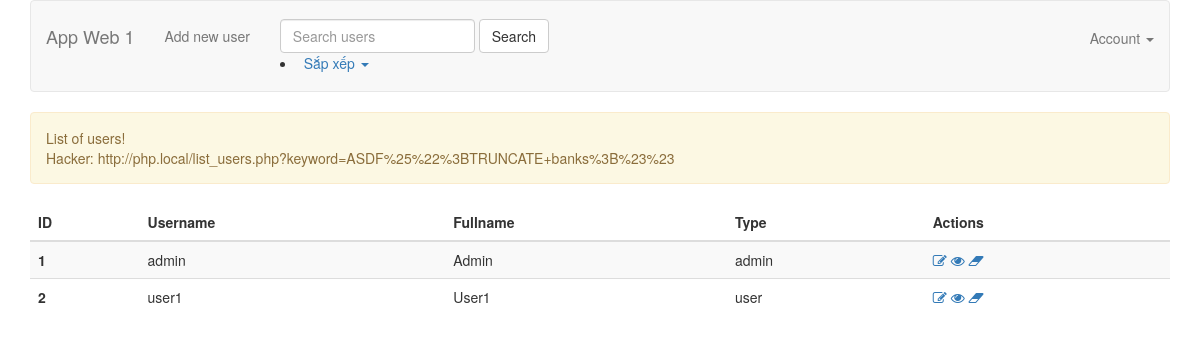
The app's page /sortbyNameASC.php, older data.
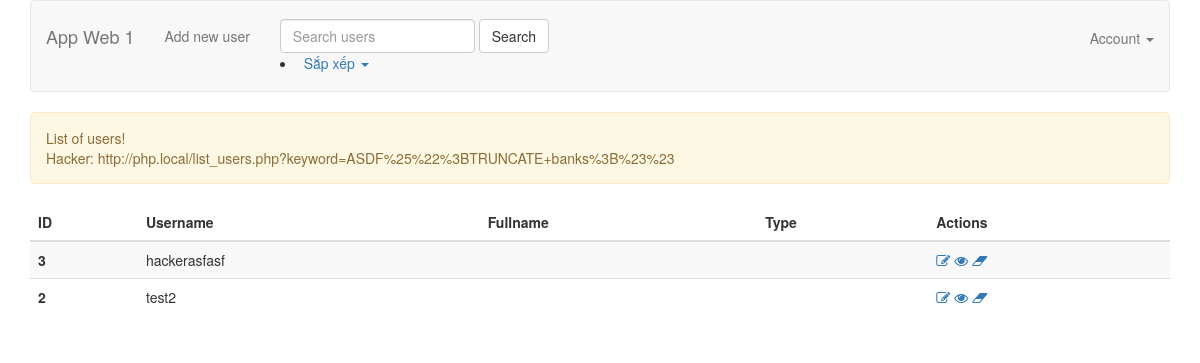
The same page, newer data.
### tables this page shows
CREATE TABLE `users` (
  `id` int(11) NOT NULL,
  `name` text NOT NULL,
  `fullname` varchar(100) NOT NULL,
  `email` varchar(100) NOT NULL,
  `type` varchar(100) NOT NULL,
  `password` varchar(250) NOT NULL
);

### models/UserModel.php (called while the page is built, shortened)
<?php
require_once 'BaseModel.php';
class UserModel extends BaseModel {
    public function sortbyNameASC()
    {
        $sql = 'SELECT * FROM `users` ORDER BY name ASC';
        $user = $this->select($sql);
        return $user;
    }
}

### models/BaseModel.php (called while the page is built, shortened)
<?php
abstract class BaseModel {
    protected static $_connection;
    public function __construct() {
        if (!isset(self::$_connection)) {
            self::$_connection = mysqli_connect(DB_HOST, DB_USER, DB_PASSWORD, DB_NAME,DB_PORT);
        }
    }
    protected function query($sql) {
        $result = self::$_connection->query($sql);
        return $result;
    }
    protected function select($sql) {
        $result = $this->query($sql);
        $rows = [];
        if (!empty($result)) {
            while ($row = $result->fetch_assoc()) {
                $rows[] = $row;
            }
        }
        return $rows;
    }
}

### sortbyNameASC.php (the view, shortened to what this page needs)
<?php
require_once 'models/UserModel.php';
$userModel = new UserModel();
$users = $userModel->sortbyNameASC();
?>
<!DOCTYPE html>
<html>
<head>
    <?php include 'views/meta.php' ?>
</head>
<body>
    <?php include 'views/header.php'?>
    <div class="container">
        <?php if (!empty($users)) {?>
            <div class="alert alert-warning" role="alert">
                List of users! <br>
                Hacker: http://php.local/list_users.php?keyword=ASDF%25%22%3BTRUNCATE+banks%3B%23%23
            </div>
            <table class="table table-striped">
                <thead>
                    <tr>
                        <th scope="col">ID</th>
                        <th scope="col">Username</th>
                        <th scope="col">Fullname</th>
                        <th scope="col">Type</th>
                        <th scope="col">Actions</th>
                    </tr>
                </thead>
                <tbody>
                    <?php foreach ($users as $user) {?>
                        <tr>
                            <th scope="row"><?php echo $user['id']?></th>
                            <td>
                                <?php echo $user['name']?>
                            </td>
                            <td>
                                <?php echo $user['fullname']?>
                            </td>
                            <td>
                                <?php echo $user['type']?>
                            </td>
                            <td>
                                <a href="form_user.php?id=<?php echo $user['id'] ?>">
                                    <i class="fa fa-pencil-square-o" aria-hidden="true" title="Update"></i>
                                </a>
                                <a href="view_user.php?id=<?php echo $user['id'] ?>">
                                    <i class="fa fa-eye" aria-hidden="true" title="View"></i>
                                </a>
                                <a href="delete_user.php?id=<?php echo $user['id'] ?>">
                                    <i class="fa fa-eraser" aria-hidden="true" title="Delete"></i>
                                </a>
                            </td>
                        </tr>
                    <?php } ?>
                </tbody>
            </table>
        <?php }else { ?>
            <div class="alert alert-dark" role="alert">
                This is a dark alert—check it out!
            </div>
        <?php } ?>
    </div>
</body>
</html>

Row changes from the older to the newer data that the page shows:
removed users: id "1", name "admin", fullname "Admin", type "admin"
added users: id "3", name "hackerasfasf"
changed users id 2: name "user1" → "test2"; fullname "User1" → (not shown); type "user" → (not shown)
